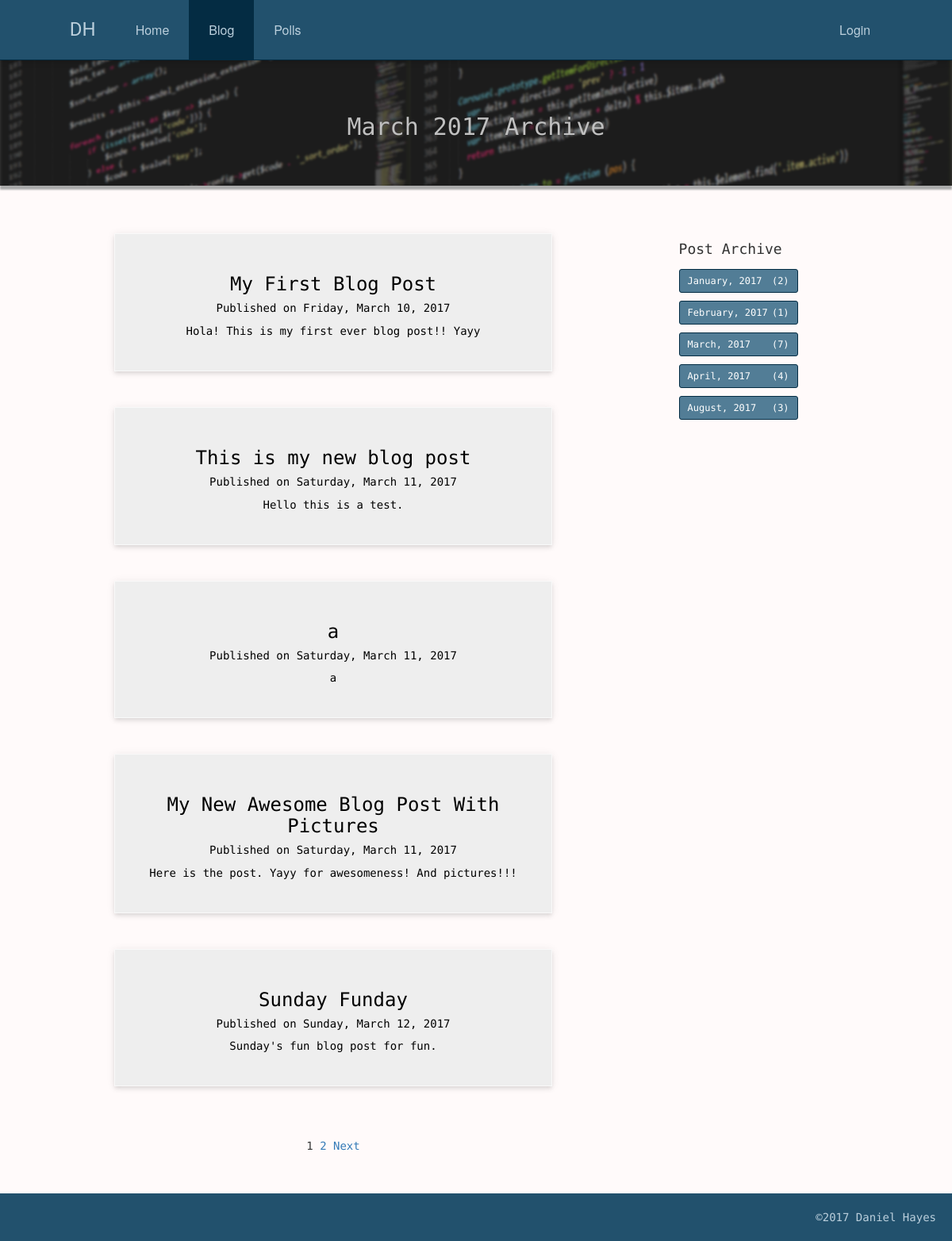
/blog/2017/03/, run on the app's committed database.
### blog/models.py (models this page shows, shortened)
class Post(models.Model):
    author = models.ForeignKey(
        User,
        on_delete=models.CASCADE,
        )
    title = models.CharField(max_length=50)
    slug = models.SlugField(unique=True)
    post = models.TextField()
    pub_date = models.DateTimeField('date published', default=timezone.now)
    tags = models.ManyToManyField(Tag)

### blog/views.py (the view)
# urls.py: url(r'^(?P<year>\d{4})/(?P<month>\d{2})/$', views.ArchiveView.as_view(), name='archive'),
class ArchiveView(ListView):
    template_name = "blog/blog_archive.html"
    paginate_by = 5
    def num_month_to_word_month(self, month_num):
        month_name_dict = {1: 'January',
                           2: 'February',
                           3: 'March',
                           4: 'April',
                           5: 'May',
                           6: 'June',
                           7: 'July',
                           8: 'August',
                           9: 'September',
                           10: 'October',
                           11: 'November',
                           12: 'December'}
        month_num = int(month_num)
        return month_name_dict[month_num]
    def archive(self):
        a = Post.objects.filter(pub_date__lte=timezone.now())  # only retrieve posts that have been published
        a = a.annotate(month=TruncMonth('pub_date'))
        a = a.values('month').annotate(c=Count('id'))
        a = a.order_by('month')
        return a
    def get_context_data(self, **kwargs):
        context = super(ArchiveView, self).get_context_data(**kwargs)
        context['archive'] = self.archive()
        if 'month' in self.kwargs.keys():
            context.update(year=self.kwargs['year'], month=self.kwargs['month'])
            context['month_name'] = self.num_month_to_word_month(self.kwargs['month'])
        elif 'year' in self.kwargs.keys():
            context.update(year=self.kwargs['year'])
        return context
    def get_queryset(self, **kwargs):
        utc = pytz.utc
        year_int = int(self.kwargs['year'])
        year = datetime.datetime(year_int, 1, 1, 0, 0, tzinfo=utc)
        queryset = []
        if 'month' in self.kwargs:
            month = int(self.kwargs['month'])
            date1 = datetime.datetime(year_int, month, 1, 0, 0, tzinfo=utc)
            date2 = date1 + relativedelta(months=1)
            queryset = Post.objects.filter(pub_date__range=(date1, date2)).order_by('pub_date')
        elif 'year' in self.kwargs:
            next_year = year + relativedelta(years=1)
            queryset = Post.objects.filter(pub_date__range=(year, next_year)).order_by('pub_date')
        return queryset

### blog/templates/blog/blog_archive.html (shortened to what this page needs)
{% extends 'blog/base_blog.html' %}
{% block page_header %}
  <div class="jumbotron">
    {% if month %}
      <h2>{{ month_name }} {{ year }} Archive</h2>
    {% else %}
      <h2>{{ year }} Archive</h2>
    {% endif %}
  </div>
{% endblock %}
{% block post_list %}
{% for post in post_list %}
<a class="post" href="{% url 'blog:detail' post.slug %}">
    <div class="post-card">
        <h3 class="post-title">
            {{ post.title }}
        </h3>
        <h5 class="post-author">
            Published on {{ post.pub_date|date:"l, F j, Y" }}
        </h5>
        <p class="text-align post-index-content">
            {{ post.post|linebreaksbr|truncatewords:50 }}
        </p>
    </div>
</a>
{% endfor %}
{% endblock post_list %}
{% block pag_next_url %}
  {% if month %}
    {% url 'blog:archive' year month %}?page={{ page_obj.next_page_number }}
  {% else %}
    {% url 'blog:archive' year %}?page={{ page_obj.next_page_number }}
  {% endif %}
{% endblock %}
{% block pag_step_url %}
  {% if month %}
    {% url 'blog:archive' year month %}?page={{ page }}
  {% else %}
    {% url 'blog:archive' year %}?page={{ page }}
  {% endif %}
{% endblock %}

### polls/static/polls/style.css (style rules this page uses)
a.post { display: block; margin: 0 10%; }
.post-title { color: black; }
.post-author { color: black; }
.post-index-content { color: black; }
.post-card { background-color: #eee; margin: 0 0 45px 0; padding: 30px 30px; border: 1px solid #F9F9F9; box-shadow: 0 2px 4px -1px rgba(0,0,0,0.06), 0 4px 5px 0 rgba(0,0,0,0.06), 0 1px 10px 0 rgba(0,0,0,0.08); color: black; }
.jumbotron { background-image: url('images/bg.png'); background-position-x: 0px; background-position-y: 0px; background-size: 100%; background-repeat: no-repeat; background-attachment: fixed; color: silver; margin-bottom: 60px; box-shadow: 0 5px 2px darkgrey; border-radius: 0 !important; }

### data on the page
Post: title "My First Blog Post", pub_date "Friday, March 10, 2017", post "Hola! This is my first ever blog post!! Yayy"
Post: title "This is my new blog post", pub_date "Saturday, March 11, 2017", post "Hello this is a test."
Post: title "a", pub_date "Saturday, March 11, 2017", post "a"
Post: title "My New Awesome Blog Post With Pictures", pub_date "Saturday, March 11, 2017", post "Here is the post. Yayy for awesomeness! And pictures!!!"
Post: title "Sunday Funday", pub_date "Sunday, March 12, 2017", post "Sunday's fun blog post for fun."

### other printed values
{{ month_name }} "March"
{{ year }} "2017"
{{ page_obj.number }} "1"
{{ page }} "2"
{{ month.month|date:"F, Y" }} "January, 2017" "February, 2017" "March, 2017" "April, 2017" "August, 2017"
{{ month.c }} "2" "1" "7" "4" "3"
